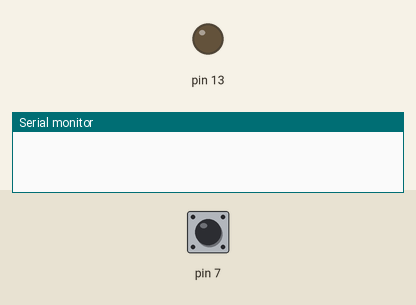
Bench run of a sketch on a simulated Arduino Uno, built with avr-gcc and run on an emulated ATmega328P. On the bench: output pins drawn as LEDs (lit = HIGH), the last lines printed to the serial monitor. Inputs (shaded band) come from the test bench; at power-on: pin 7 HIGH.

Above: at 1.2 s.
1.3 s: pin 7 pulled LOW for 0.15 s
At 2.1 s:
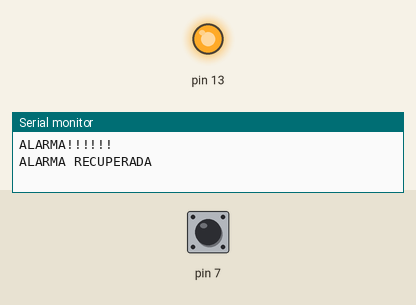
Timing chart, 0 to 7.8 s (numbered marks = the images above; inputs shaded):
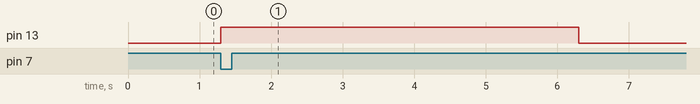

The sketch:

Flaco_Multitarea.ino
```cpp
#define TIEMPO_ENCENDIDO 5000

boolean estado_alarma = 0;
unsigned long tiempo_flanco = 0;

void setup() {
  pinMode(13, OUTPUT);
  pinMode(7, INPUT_PULLUP);
  Serial.begin(9600);
}

void loop() {
  if (tiempo_flanco > 0){
    if ((millis() -  tiempo_flanco) > TIEMPO_ENCENDIDO){
      digitalWrite(13, LOW);
      tiempo_flanco = 0;
      Serial.println("Apago Led");
    }
  }

  int lectura = digitalRead(7);
  if (lectura == 0) {
    if (estado_alarma == 0) {
      Serial.println("ALARMA!!!!!!");
      digitalWrite(13, HIGH);
      //tiempo_flanco = millis(); //Opcion donde reinicio el contador de de tiempo de encendido
      if (tiempo_flanco == 0) tiempo_flanco = millis();
      estado_alarma = 1;
    }
  }
  else {
    if (estado_alarma == 1) {
      estado_alarma = 0;
      Serial.println("ALARMA RECUPERADA");
    }
  }
}
```

Measured:
- after the input at 1.3 s, pin 13: LOW → HIGH at once, → LOW 5.0 s later
